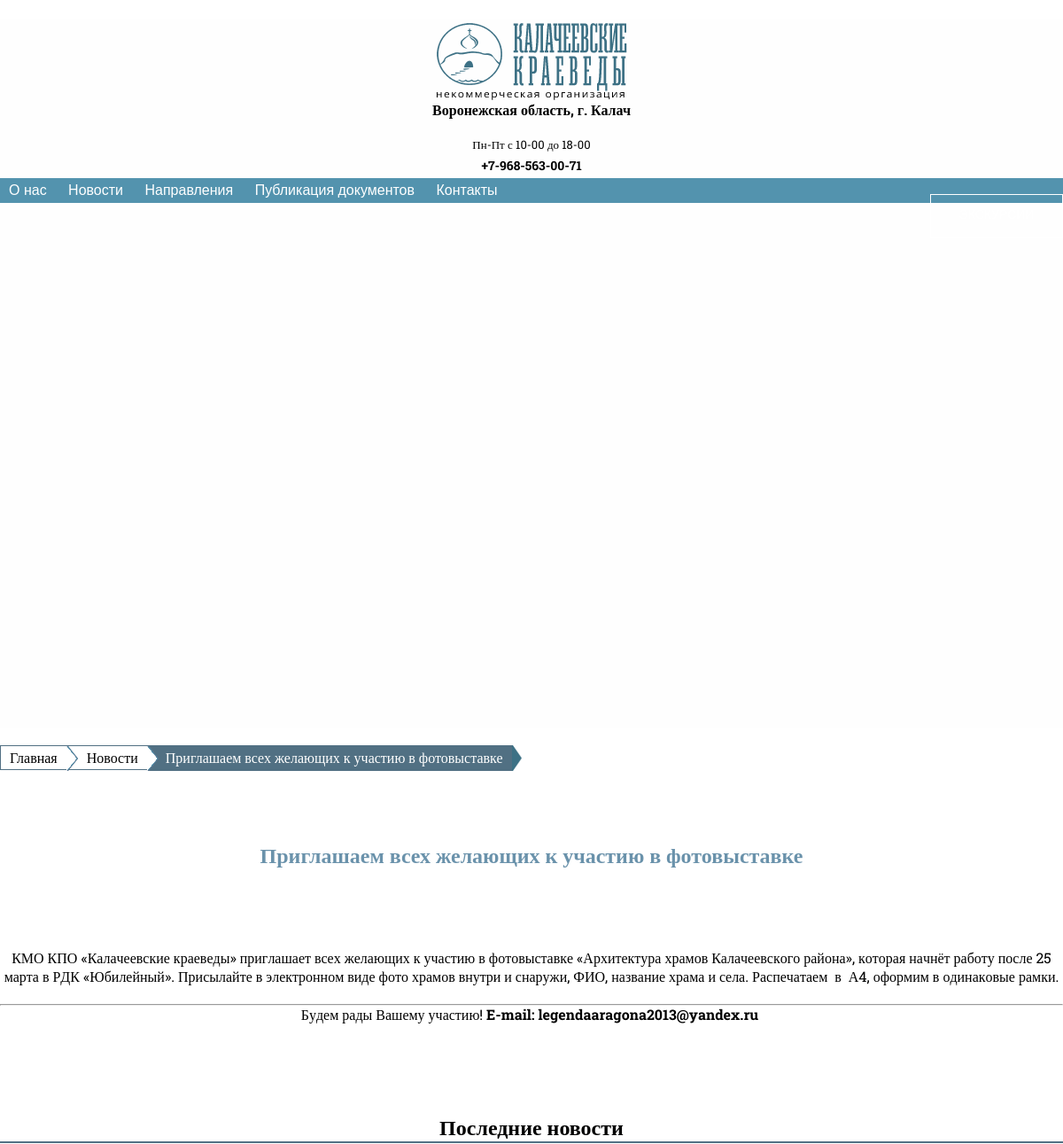
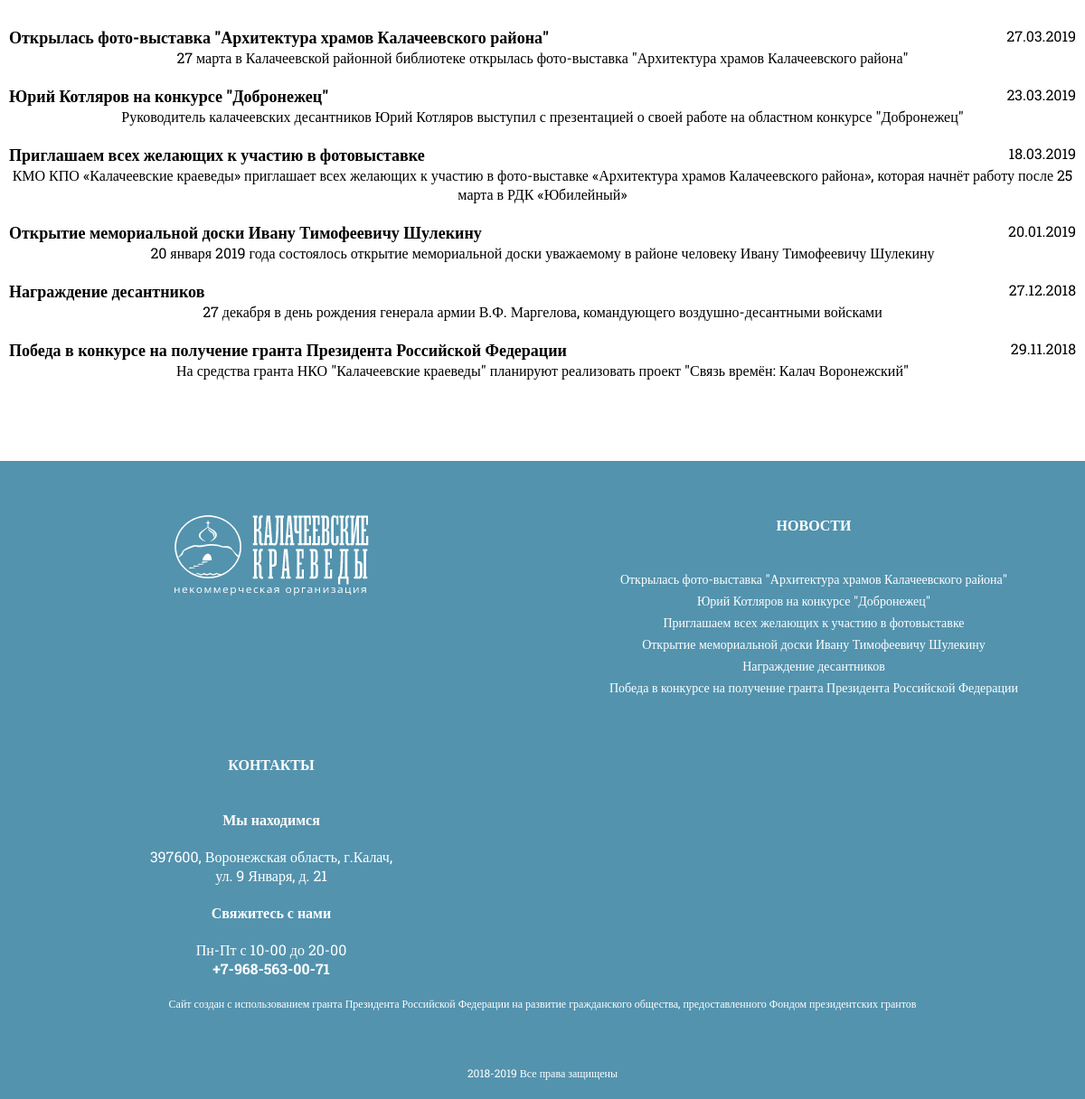
/novosti-i-stati/Priglashaem_vseh_zhelajuschih_k_uchastiju_v_fotovystavke, run on the app's committed database (2 pictures, top to bottom).
### app/models.py (models this page shows, shortened)
class News(models.Model):
    url = models.CharField(max_length=255, verbose_name="URL",default="",blank=True)
    name = models.CharField(max_length=255, verbose_name="Название")
    date = models.DateTimeField( verbose_name="Дата")
    text = models.TextField(verbose_name="Текст")
    short_text = models.CharField(max_length=255,verbose_name="Текст на главную", default="")
    class Meta:
        verbose_name = 'Новость'
        verbose_name_plural = 'Новости и статьи'

### app/views.py (the view)
# urls.py: url(r'^novosti-i-stati/(?P<url>.+)', news_item),
def news_item(request, url):
    news_f = News.objects.all().order_by("-date")[:6]
    news_list = News.objects.all().order_by("-date")[:6]
    result = get_object_or_404(News, url=url)
    return render(request, 'app/news_item.html',
                  {"res_news": result, "bot_news": news_list,'footer_news':news_f})

### app/templates/app/news_item.html (shortened to what this page needs)
﻿{% extends 'app/mainTemplate.html' %}
{% load staticfiles %}
{% block head %}
    <link rel="stylesheet" href="{% static 'css/index.css' %}"/>
    <link href="http://cdnjs.cloudflare.com/ajax/libs/fotorama/4.6.4/fotorama.css" rel="stylesheet">
{% endblock head %}
{% block content %}
    <article class="services content">
        <div class="oh">
            <div class="bread" xmlns:v="http://rdf.data-vocabulary.org/#">
                <span typeof="v:Breadcrumb"><a href="/" rel="v:url" property="v:title">Главная</a></span><img
                    src="{% static 'images/template/arrow_white_28.png' %}" alt="Разделитель" class="breadDivider"/>
                <span typeof="v:Breadcrumb"><a href="/novosti-i-stati" rel="v:url" property="v:title">Новости</a></span><img
                    src="{% static 'images/template/arrow_white_28.png' %}" alt="Разделитель" class="breadDivider"/>
                <span id="lastCrumb">{{ res_news.name }}</span><img src="{% static 'images/template/arrow_purple_30.png' %}"
                                                       alt="Разделитель" class="breadEnd"/>
            </div>
        </div>
        <div class="tac">
            <h2 class="page_label ">{{ res_news.name }}</h2>
        </div>
        <div class="mt60">
            {{ res_news.text|safe }}
        </div>
        <div id="anchor2" class="mt60 lab2">
            <h2 class="fwb fs24 ib">Последние новости</h2>
        </div>
        <div class="news_list oh">
            {% for news_item in bot_news %}
                <a href="/novosti-i-stati/{{ news_item.url }}" class="news_item">
                    <div class="oh">
                        <h2 class="news_name">{{ news_item.name }}</h2>
                        <p class="fr">{{ news_item.date|date:"d.m.Y" }}</p>
                    </div>
                    <p class="news_text">{{ news_item.short_text|striptags }}</p>
                </a>
            {% endfor %}
        </div>
    </article>
{% endblock content %}

### app/templates/app/mainTemplate.html (shortened to what this page needs)
﻿{% load staticfiles %}
<!DOCTYPE html>
<html lang="ru">
<head>
    <link rel="stylesheet" href="{% static 'css/template.css' %}">
    <link rel="stylesheet" href="{% static 'css/slider.css' %}">
    {% block head %}
    {% endblock %}
</head>
<body>
<header id="headerAnchor" class="header">
    <div class="headerContent">
        <div class="hLogoBlock">
            <a href="/">
                <img alt="Логотип" src="{% static 'images/template/logo.png' %}"/>
            </a>
        </div>
        <div class="hBlock">
            <p class="hContactTitle pb20"><b>Воронежская область, г. Калач</b></p>
            <p class="fs13 pb5">Пн-Пт с 10-00 до 18-00</p>
            <p class="pb5 fs14"><b>+7-968-563-00-71</b></p>
        </div>
    </div>
    <div class="hRefs">
        <div class="hRefsContent pr">
            <a href="/o-nas">
                <div class="hRefButton">О нас</div>
            </a>
            <a href="/novosti-i-stati">
                <div class="hRefButton">Новости</div>
            </a>
            <div class="hRefButton">
                <p>Направления</p>
            </div>
            <a href="/kto-nam-pomogaet">
                <div class="hRefButton">Публикация документов</div>
            </a>
            <a href="/contacts">
                <div class="hRefButton">Контакты</div>
            </a>
            <div id="callMebtn" onclick="$('#CallMe').fadeIn(200)" class="theBtn ma exc_btn">ЭКСКУРСИИ</div>
        </div>
    </div>
</header>
<div class="mainContent">
    {% block content %}
    {% endblock %}
</div>
<footer class="cw">
    <div class="content mb0 ">
        <div class="oh">
            <div class="col3">
                <a href="/">
                    <img class="mt60 mb40" alt="Логотип" src="{% static 'images/template/logo2.png' %}"/>
                </a>
            </div>
            <div class="col3">
                <p class="mt60 mb40"><b>НОВОСТИ</b></p>
                {% for news_item in footer_news %}
                    <a class="db fs14 pb5 htdu" href="/novosti-i-stati/{{ news_item.url }}">{{ news_item.name }}</a>
                {% endfor %}
            </div>
            <div class="col3">
                <p class="mt60 mb40"><b>КОНТАКТЫ</b></p>
                <p style="clear:both;" class="fwb">Мы находимся</p>
                <div class="pv20">397600, Воронежская область, г.Калач, <br>ул. 9 Января, д. 21</div>
                <p><b>Свяжитесь с нами</b></p>
                <div class="pv20">
                    <p class="">Пн-Пт с 10-00 до 20-00</p>
                    <p class=""><b>+7-968-563-00-71</b></p>
                </div>
            </div>
        </div>
        <div class="fs12 oh">
            <p class="col2">Сайт создан с использованием гранта Президента Российской Федерации на развитие гражданского общества, предоставленного Фондом президентских грантов</p>
        </div>
        <div class="fs12 oh mt60 pb20">
            <p class="col2">2018-2019 Все права защищены</p>
        </div>
    </div>
</footer>
</body>

### app/static/css/template.css (style rules this page uses)
* { margin:0; }
html { font-family: 'Roboto Slab', serif; }
footer { background-color: #5393AE; margin-top: 80px; }
h2 { margin-top: 40px; }
.page_label { margin-top: 60px; margin-bottom: 30px; font-size: 24px; display: inline-block; color: #6A92AB; }
.lab2 { border-bottom: 2px solid #517083; margin-bottom: 20px; }
.tac { text-align: center; }
.cw { color: white; }
.fs12 { font-size: 12px; }
.fs13 { font-size: 13px; }
.fs14 { font-size: 14px; }
.fwb { font-weight: 600; }
.col2 { width: 50%; float: left; }
.col3 { width: 33.33333%; float: left; }
.col3 img { cursor: pointer; }
.pr { position: relative; }
.pb5 { padding-bottom: 5px; }
.pb20 { padding-bottom: 20px; }
.pv20 { padding-top: 20px; padding-bottom: 20px; }
.mb40 { margin-bottom: 40px; }
.mt60 { margin-top: 60px; }
.mb0 { margin-bottom: 0px !important; }
.ma { margin: auto; }
.db { display: block; }
.ib { display: inline-block; }
.fr { float: right; }
.oh { overflow: hidden; }
.bread { height: 28px; position: relative; border: 1px solid #517083; display: inline-block; float: left; margin: 20px 0; }
.bread a,.bread p, .bread #lastCrumb { float: left; line-height: 25px; padding: 0 10px; transition-duration: 0.2s; }
.bread #lastCrumb { position: relative; background: #517083; color: white; padding-bottom: 3px; margin-left: -12px; padding-left: 20px; z-index: 1; }
.breadDivider { position: relative; z-index: 10; float: left; }
.breadEnd { position: absolute;right:-11px;top: -1px;height: 29px; }
.theBtn { border: 1px solid white; color: white; height: 50px; width: 220px; text-align: center; line-height: 45px; display: inline-block; transition-duration: 0.5s; cursor: pointer; transition-duration: 0,3s; }
a { color: inherit; text-decoration: none; }
.content { width:1200px;margin:0 auto;overflow:hidden; }
.header { padding-top: 5px; background-color: #FEFEFE; }
.headerContent { margin: 0px auto; width: 1200px; overflow: hidden; }
.hBlock { float: right; width: 300px; }
.hLogoBlock { float:left; font-size: 26px; cursor: pointer; }
.hRefs { background-color: #5393AE; width: 100%; color: white; font-family: sans-serif !important;; }
.hRefsContent { margin:0px auto; width: 1200px; min-width: 420px; }
.hRefButton { position: relative; display: inline-block; padding: 32px 10px 35px 10px; color: white; transition-duration: 0.5s; }
@media screen and (max-device-width: 950px) and (orientation: portrait) { .hBlock { float:none;width:100%;margin-right:0 } }
@media screen and (max-device-width: 950px) and (orientation: portrait) { .hLogoBlock { float:none } }
@media screen and (max-device-width: 950px) and (orientation: portrait) { .hRefsContent { width:auto } }
@media screen and (max-device-width: 950px) and (orientation: portrait) { .hRefButton { float: none;padding: 5px 10px 5px 10px; } }
@media screen and (max-device-width: 950px) and (orientation: portrait) { .headerContent { text-align:center;width:100%;display: inline-block;height:auto } }
@media screen and (max-device-width: 950px) and (orientation: portrait) { .content { width:auto;text-align: center; } }
@media screen and (max-device-width: 950px) and (orientation: portrait) { .hRefsContent { min-width:0 } }
@media screen and (max-device-width: 950px) and (orientation: portrait) { .theBtn { font-size: 14px;width: 150px; } }
@media screen and (max-device-width: 950px) and (orientation: portrait) { .header { height: 800px; } }
@media screen and (max-device-width: 950px) and (orientation: portrait) { .col3 { width:50% } }
@media screen and (max-device-width: 950px) and (orientation: portrait) { .col2 { width:100%; } }

### app/static/css/slider.css (style rules this page uses)
* { -webkit-box-sizing: border-box; -moz-box-sizing: border-box; box-sizing: border-box; margin: 0px; padding: 0px; }

### app/static/css/index.css (style rules this page uses)
.news_item { padding: 10px; cursor: pointer; display: block; }
.news_name { font-size: 18px; float: left; margin-top: 0px; }
.exc_btn { margin-top: 18px; float: right; }

### data on the page
News: name "Приглашаем всех желающих к участию в фотовыставке", text "КМО КПО « Калачеевские краеведы» приглашает всех желающих к участию в фотовыставке «Архитектура храмов Калачеевского района», которая начнёт работу после 25 марта в РДК «Юбилейный». Присылайте в электронном виде фото храмов внутри и снаружи, ФИО, название храма и села. Распечатаем в А 4 , оформим в одинаковые рамки. Будем рады Вашему участию! E-mail: legendaaragona2013@yandex.ru", date "18.03.2019", short_text "КМО КПО «Калачеевские краеведы» приглашает всех желающих к участию в фото-выставке «Архитектура храмов Калачеевского района», которая начнёт работу после 25 марта в РДК «Юбилейный»"
News: name "Открылась фото-выставка \"Архитектура храмов Калачеевского района\"", date "27.03.2019", short_text "27 марта в Калачеевской районной библиотеке открылась фото-выставка \"Архитектура храмов Калачеевского района\""
News: name "Юрий Котляров на конкурсе \"Добронежец\"", date "23.03.2019", short_text "Руководитель калачеевских десантников Юрий Котляров выступил с презентацией о своей работе на областном конкурсе \"Добронежец\""
News: name "Открытие мемориальной доски Ивану Тимофеевичу Шулекину", date "20.01.2019", short_text "20 января 2019 года состоялось открытие мемориальной доски уважаемому в районе человеку Ивану Тимофеевичу Шулекину"
News: name "Награждение десантников", date "27.12.2018", short_text "27 декабря в день рождения генерала армии В.Ф. Маргелова, командующего воздушно-десантными войсками"
News: name "Победа в конкурсе на получение гранта Президента Российской Федерации", date "29.11.2018", short_text "На средства гранта НКО \"Калачеевские краеведы\" планируют реализовать проект \"Связь времён: Калач Воронежский\""
